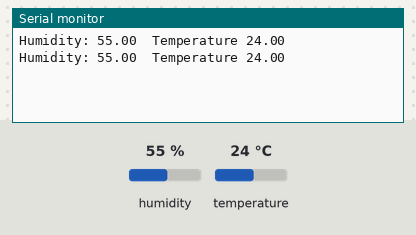
A sketch run on a simulated Arduino Uno, built with avr-gcc and run on an emulated ATmega328P. On the bench: the last lines printed to the serial monitor. Inputs (shaded band) come from the test bench; at power-on: humidity 55 %, temperature 24 °C.

Above: at 2.8 s.
2.9 s: humidity set to 22 %
At 5.3 s:
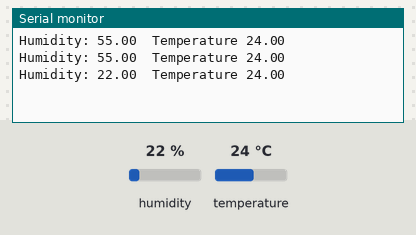
5.6 s: temperature set to 12 °C
At 6.6 s:
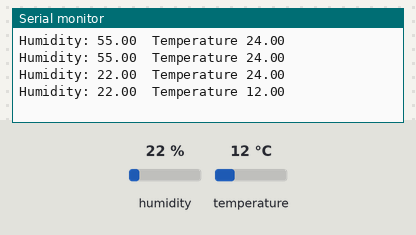
8.3 s: humidity set to 40 %
At 11.4 s:
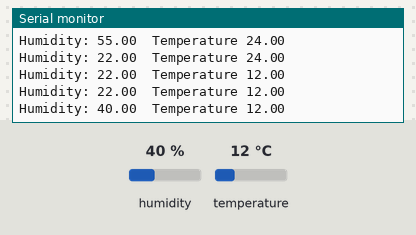
Timing chart, 0 to 12.9 s (numbered marks = the images above; inputs shaded):
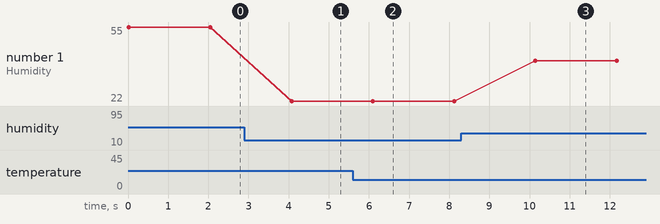

The sketch:

8_DHT11.ino
```cpp
#include <DHT.h>

DHT dht(5, DHT11);
float temperature,humidity;


void setup() {

  dht.begin();
  Serial.begin(9600);
}


void loop() {
humidity = dht.readHumidity(); // Read the humidity value
temperature =dht.readTemperature(); // Read the temperature value
Serial.print("Humidity: ");
Serial.print(humidity);

Serial.print("  Temperature ");
 Serial.println(temperature);
delay(2000); }
```

Measured:
- after the input at 2.9 s, the serial monitor: prints a new line after 1.2 s (image 1)
- after the input at 5.6 s, the serial monitor: prints a new line after 0.50 s (image 2)
- after the input at 8.3 s, the serial monitor: prints a new line after 1.8 s (image 3)
- plotted number 1: 55 → 22 after the input at 2.9 s, 22 → 40 after the input at 8.3 s
